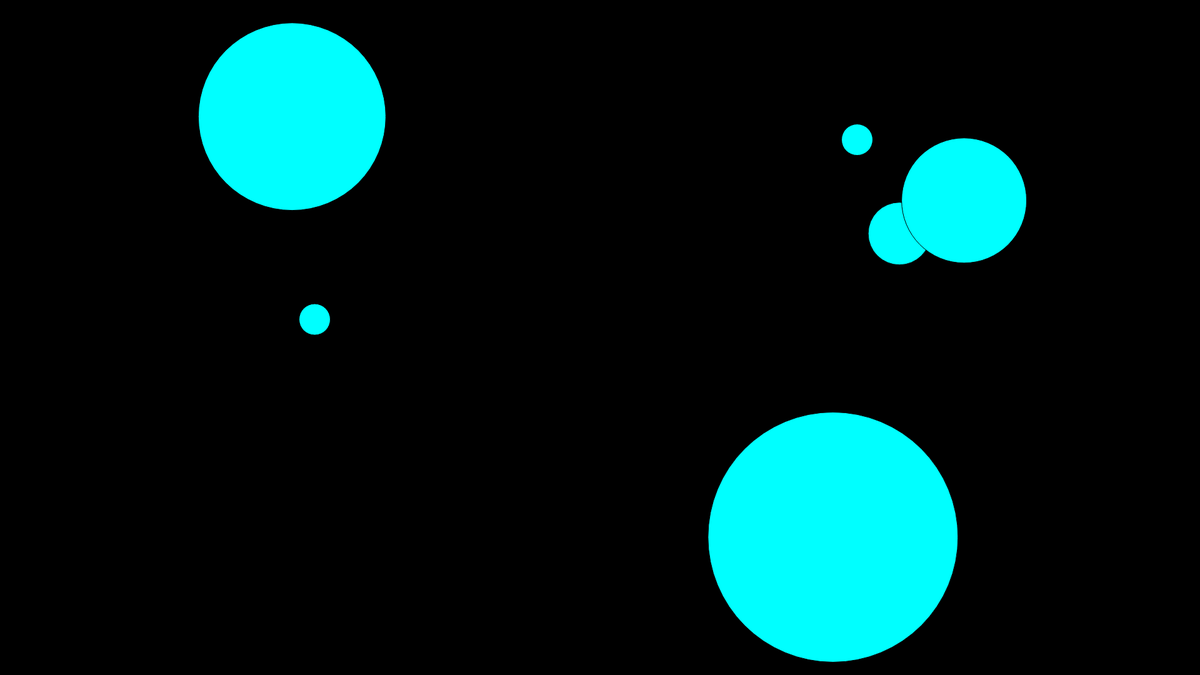
Frame 1 (no input)
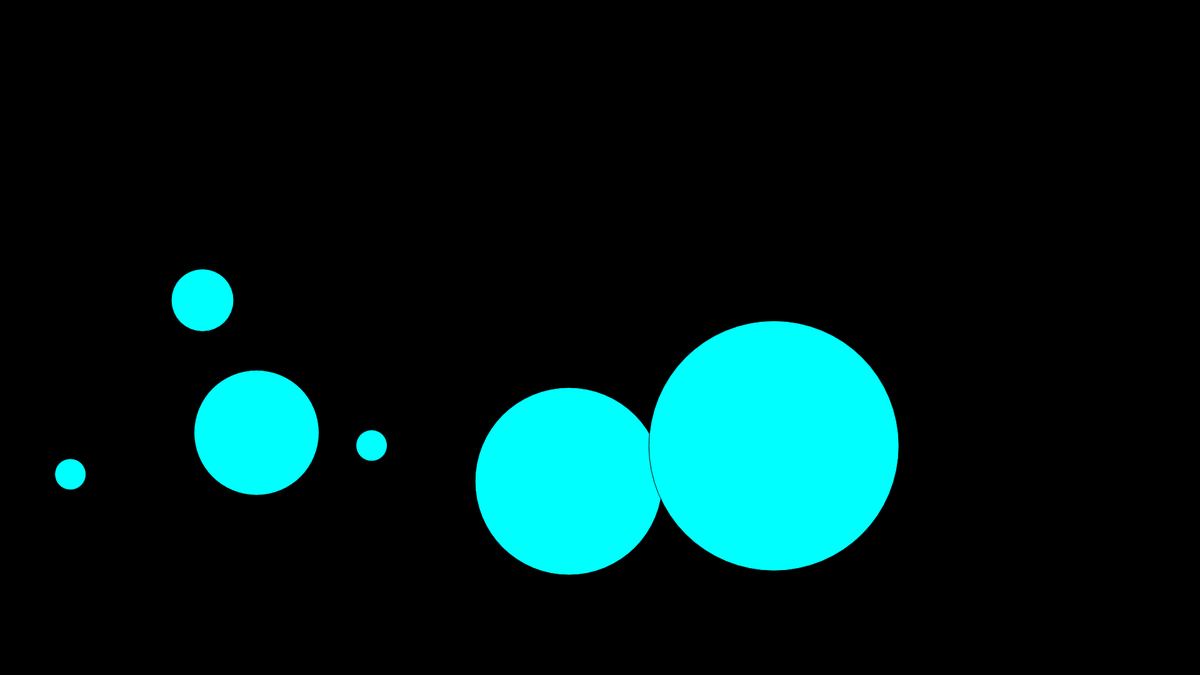
Frame 60 (no input)
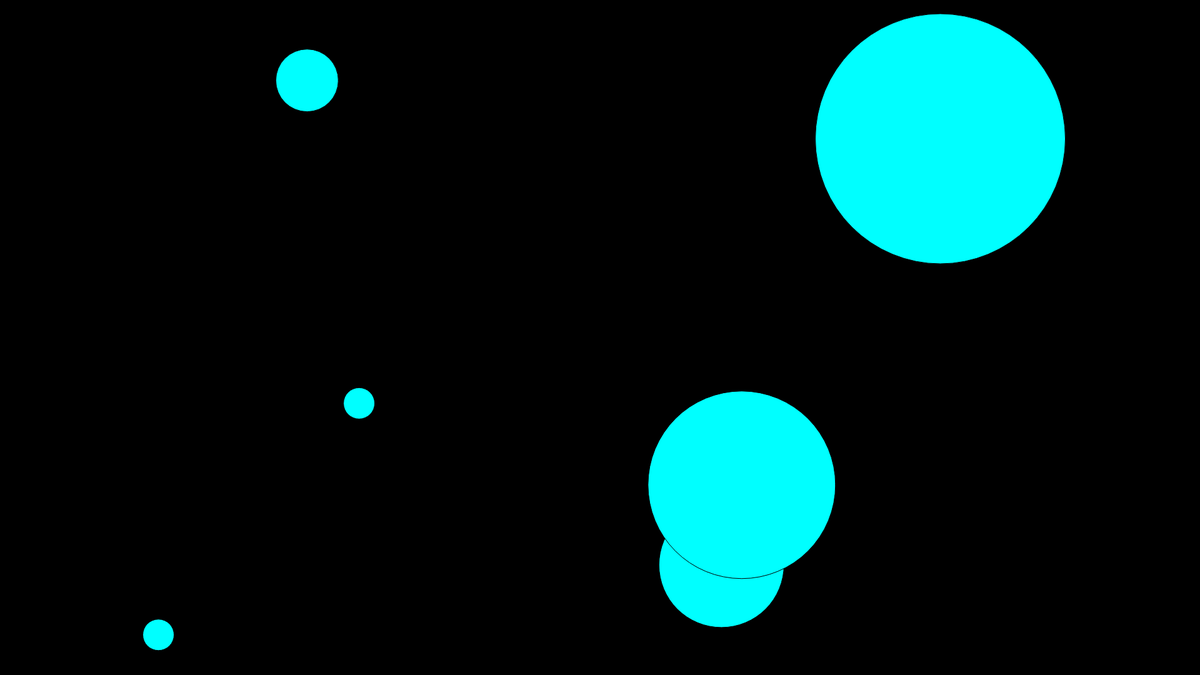
Frame 120 (the mouse pressed at the canvas centre since frame 60)

The p5.js sketch that drew these frames (run headless with seeded random() and noise() and a simulated clock; from frame 60 on, the mouse is pressed at the canvas centre):

// p5.js sketch
// ── sketch.js
function setup() {
  createCanvas(1920, 1080);
  frameRate (30);
  }
  function draw() {
  background(0);
  fill (0,255,255);
  circle (random(0, 1920), random(0,1080), 50);
  circle (random(0, 1920), random(0,1080), 100);
  circle (random(0, 1920), random(0,1080), 200);
  circle (random(0, 1920), random(0,1080), 300);
  circle (random(0, 1920), random(0,1080), 50);
  circle (random(0, 1920), random(0,1080), 400);
  }
